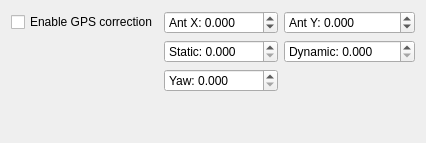
           <widget class="QWidget" name="tab_8">
            <attribute name="icon">
             <iconset resource="resources.qrc">
              <normaloff>:/models/Icons/GPS Receiving-96.png</normaloff>:/models/Icons/GPS Receiving-96.png</iconset>
            </attribute>
            <attribute name="title">
             <string/>
            </attribute>
            <attribute name="toolTip">
             <string>GPS</string>
            </attribute>
            <layout class="QVBoxLayout" name="verticalLayout_11">
             <item>
              <layout class="QGridLayout" name="gridLayout_5">
               <item row="0" column="1">
                <widget class="QDoubleSpinBox" name="confGpsAntXBox">
                 <property name="prefix">
                  <string>Ant X: </string>
                 </property>
                 <property name="decimals">
                  <number>3</number>
                 </property>
                 <property name="minimum">
                  <double>-99.989999999999995</double>
                 </property>
                 <property name="singleStep">
                  <double>0.010000000000000</double>
                 </property>
                </widget>
               </item>
               <item row="0" column="2">
                <widget class="QDoubleSpinBox" name="confGpsAntYBox">
                 <property name="prefix">
                  <string>Ant Y: </string>
                 </property>
                 <property name="decimals">
                  <number>3</number>
                 </property>
                 <property name="minimum">
                  <double>-99.989999999999995</double>
                 </property>
                 <property name="singleStep">
                  <double>0.010000000000000</double>
                 </property>
                </widget>
               </item>
               <item row="1" column="2">
                <widget class="QDoubleSpinBox" name="confGpsCorrDynBox">
                 <property name="prefix">
                  <string>Dynamic: </string>
                 </property>
                 <property name="decimals">
                  <number>3</number>
                 </property>
                 <property name="maximum">
                  <double>1000.000000000000000</double>
                 </property>
                 <property name="singleStep">
                  <double>0.010000000000000</double>
                 </property>
                </widget>
               </item>
               <item row="2" column="1">
                <widget class="QDoubleSpinBox" name="confGpsCorrYawBox">
                 <property name="prefix">
                  <string>Yaw: </string>
                 </property>
                 <property name="decimals">
                  <number>3</number>
                 </property>
                 <property name="maximum">
                  <double>1000.000000000000000</double>
                 </property>
                 <property name="singleStep">
                  <double>0.010000000000000</double>
                 </property>
                </widget>
               </item>
               <item row="0" column="0">
                <widget class="QCheckBox" name="confGpsCorrBox">
                 <property name="text">
                  <string>Enable GPS correction</string>
                 </property>
                </widget>
               </item>
               <item row="1" column="1">
                <widget class="QDoubleSpinBox" name="confGpsCorrStatBox">
                 <property name="prefix">
                  <string>Static: </string>
                 </property>
                 <property name="decimals">
                  <number>3</number>
                 </property>
                 <property name="maximum">
                  <double>1000.000000000000000</double>
                 </property>
                 <property name="singleStep">
                  <double>0.010000000000000</double>
                 </property>
                </widget>
               </item>
              </layout>
             </item>
             <item>
              <spacer name="verticalSpacer_4">
               <property name="orientation">
                <enum>Qt::Vertical</enum>
               </property>
               <property name="sizeHint" stdset="0">
                <size>
                 <width>20</width>
                 <height>40</height>
                </size>
               </property>
              </spacer>
             </item>
            </layout>
           </widget>
